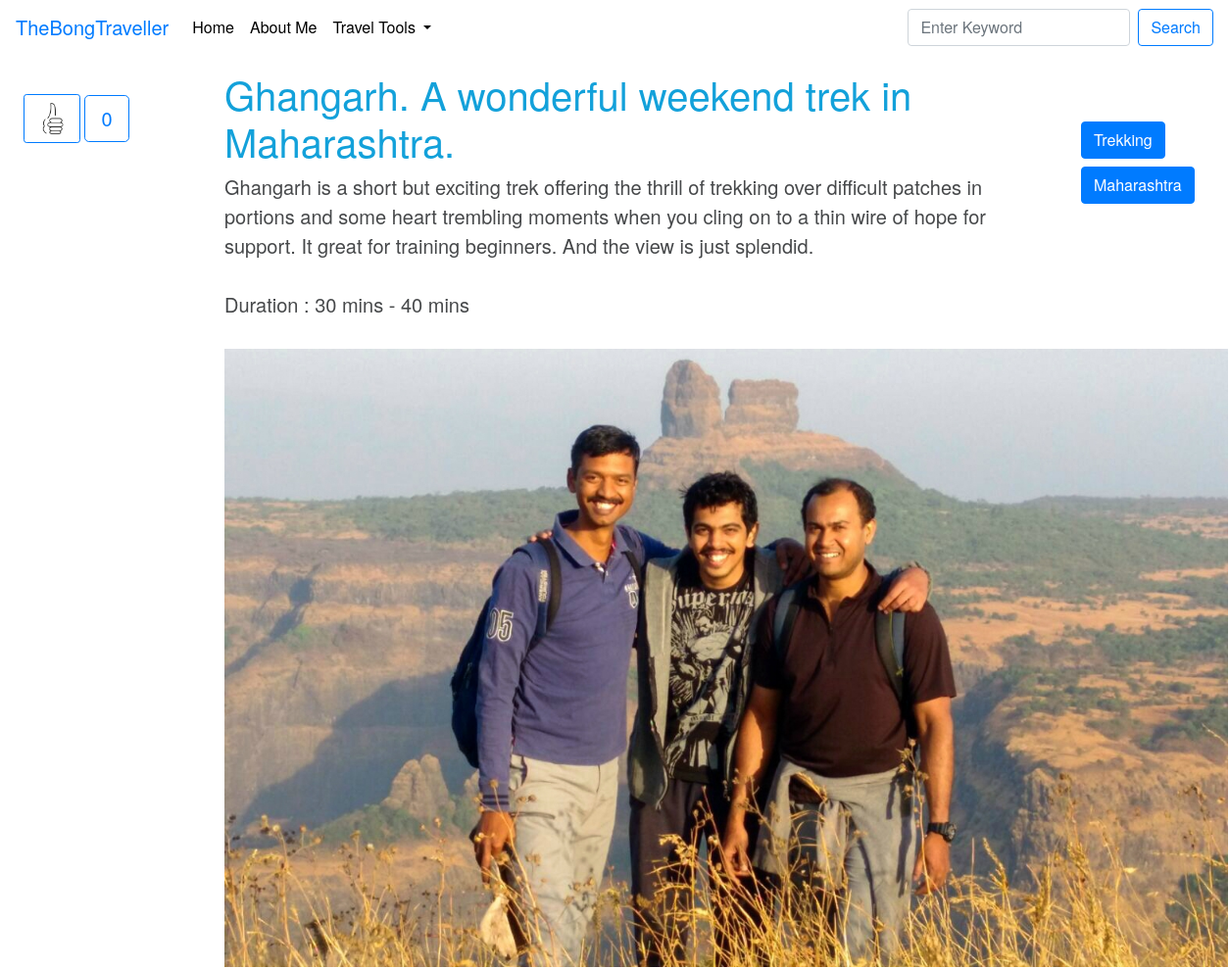
Page /post/2/ghangarh-a-wonderful-weekend-trek-in-maharashtra/ (upper part) on the earlier database version.
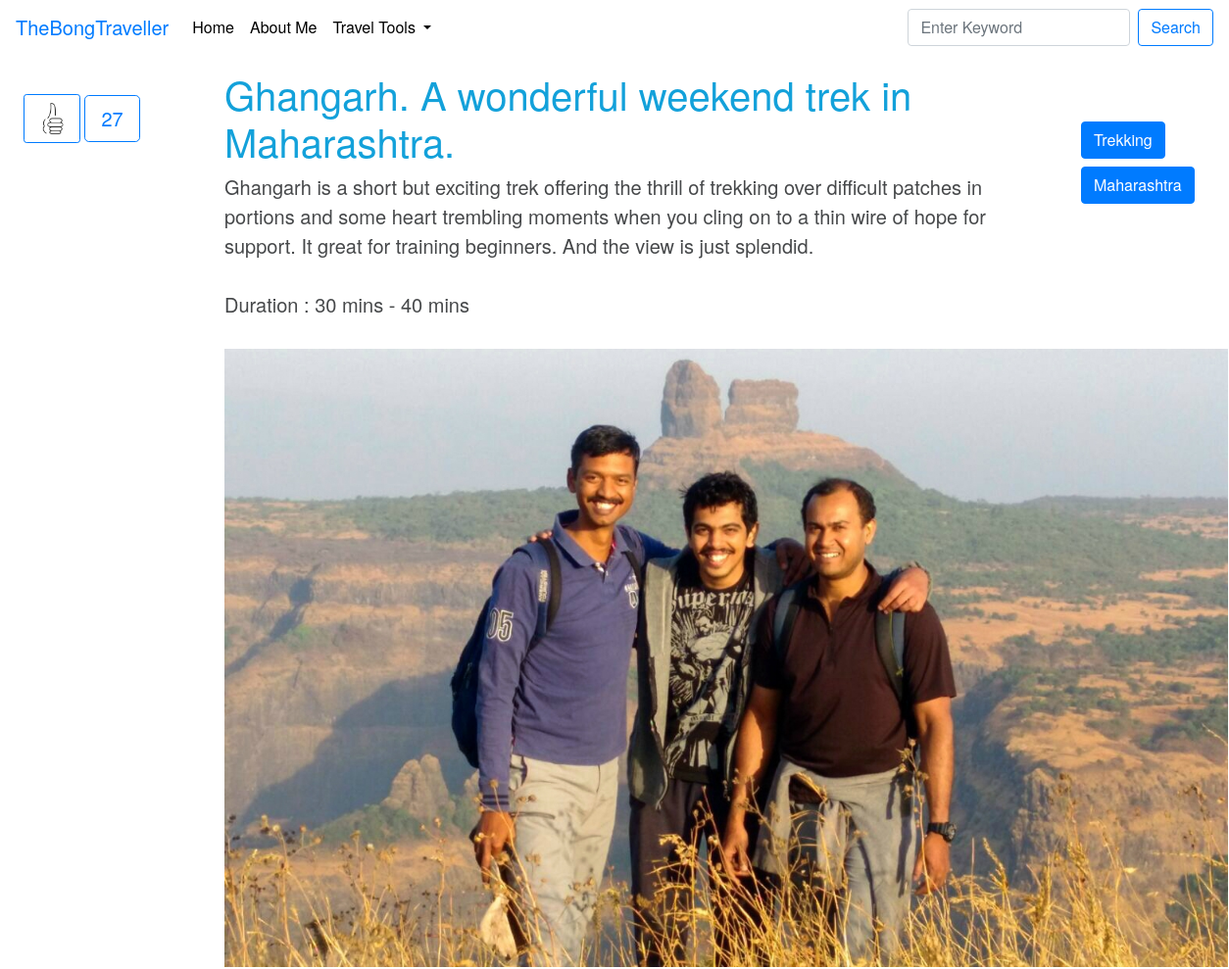
Same page on the later database version.
### blog/models.py (models this page shows, shortened)
class Post(models.Model):
	author = models.ForeignKey('auth.User', on_delete=models.CASCADE)
	title = models.CharField(max_length=200)
	text = RichTextField()
	short_intro = models.TextField(default='')
	created_date = models.DateTimeField(default=timezone.now)
	published_date = models.DateTimeField(blank=True, null=True)
	published = models.BooleanField(default=False)
	likes = models.PositiveIntegerField(default=0)
	favourite = models.BooleanField(default=False)
	tags = models.ManyToManyField(Tag, blank=True)
	slug = models.SlugField(max_length=100, blank=False)

class Tag(models.Model):
    name = models.CharField(max_length=50)
    def __str__(self):
        return self.name

### blog/views.py (the view)
# urls.py: url(r'^post/(?P<post_pk>\d+)/(?P<slug>[-\w\d]+)/$', views.post_details, name='post_details'),
def post_details(request, slug, post_pk):
    post, post_url = get_redirected(models.Post, {'pk':post_pk}, {'slug': slug })
    if post_url:
        return HttpResponseRedirect(post_url)
    else:
        return render(request, 'blog/post_details.html', {'post': post})

### blog/views.py (called while the page is built)
def get_redirected(queryset_or_class, lookups, validators):
    obj = get_object_or_404(queryset_or_class, **lookups)
    for key, value in validators.items():
        if value != getattr(obj, key):
            return obj, obj.get_absolute_url()
    return obj, None

### blog/templates/blog/post_details.html (shortened to what this page needs)
{% extends 'blog/new_blog_base.html' %}
{% load account socialaccount %}
{% load i18n %}
{% block content %}
<div class="row">
  <div class="col-md-2">
        <div class="mx-4 mt-4">
          <button data-catid="{{post.id}}" id="likes"  class="btn btn-outline-primary btn-light btn-sm"><img height="40" width="auto" src="/media/Like_Icon.png"></button>
          <div class="btn btn-outline-primary btn-light btn-lg" id="like_count">{{ post.likes }}</div>
        </div>
  </div>
  <div class="col-md-8">
      <div class="container">
      <h1 ><span class="my_fav_blue">{{post.title}}</span></h1>
      <div class="lead">{{post.text | safe | linebreaksbr }}</div>
      <br>
      <br>
      {% get_providers as socialaccount_providers %}
      {% user_display user as user_display %}
      </div>
  </div>
  <div class="col-md-2">
    <div class="p-5">
            <div class="row">
              <ul class="list-unstyled">
              {% for tag in post.tags.all %}
                  <li><a href="{% url 'tag_posts' tag.name %}" class="btn btn-primary my-1">{{ tag }}</a></li>
              {% endfor %}
              </ul>
            </div>
    </div>
  </div>
</div>
{% endblock %}

### blog/templates/blog/new_blog_base.html (shortened to what this page needs)
{% load static %}
<!doctype html>
<html lang="en">
<head>
	<link rel="stylesheet" href="https://maxcdn.bootstrapcdn.com/bootstrap/4.0.0/css/bootstrap.min.css">
	<link rel="stylesheet" href="{% static 'css/transPnavbar.css' %}">
	<link rel="stylesheet" href="{% static 'css/style.css' %}">
</head>
<body>
	<section class="text-center">
    	<nav class="navbar fixed-top navbar-expand-lg navbar-trans navbar-inverse">
		  <a class="navbar-brand text-primary" href="#">TheBongTraveller</a>
		  <div class="collapse navbar-collapse" id="navbarSupportedContent">
		    <ul class="navbar-nav mr-auto">
		      <li class="nav-item active">
		        <a class="nav-link" href="{% url 'home' %}">Home <span class="sr-only">(current)</span></a>
		      </li>
		      <li class="nav-item">
		        <a class="nav-link" href="{% url 'about_me' %}">About Me</a>
		      </li>
		      <li class="nav-item dropdown">
		        <a class="nav-link dropdown-toggle" href="#" id="navbarDropdown" role="button" data-toggle="dropdown" aria-haspopup="true" aria-expanded="false">
		          Travel Tools
		        </a>
		      </li>
		    </ul>
		    <form id="searchform" class="form-inline my-2 my-lg-0" action="{% url 'post_search' %}" method="get">
		      <input class="form-control mr-sm-2" type="search" placeholder="Enter Keyword" aria-label="Search" id="searchbox" name="keyword">
		      <button value='Search' class="btn btn-outline-primary my-2 my-sm-0" type="submit">Search</button>
		    </form>
		  </div>
		</nav>
		<br>
		<br>
		<br>
	</section>
	{% block content %}
	{% endblock %}
</body>

### blog/static/css/transPnavbar.css (style rules this page uses)
body { font-family: "Montserrat", "Helvetica Neue", Helvetica, Arial, sans-serif; font-size: 16px; background-color: #FFFFFF; color: #46484a; }
a { color: #000000; }

### blog/static/css/style.css (style rules this page uses)
.my_fav_blue { color: #13A1DA; }

Differences in the rows shown:
changed Post "Ghangarh. A wonderful weekend trek in Maharashtra.": likes "0" → "27"
